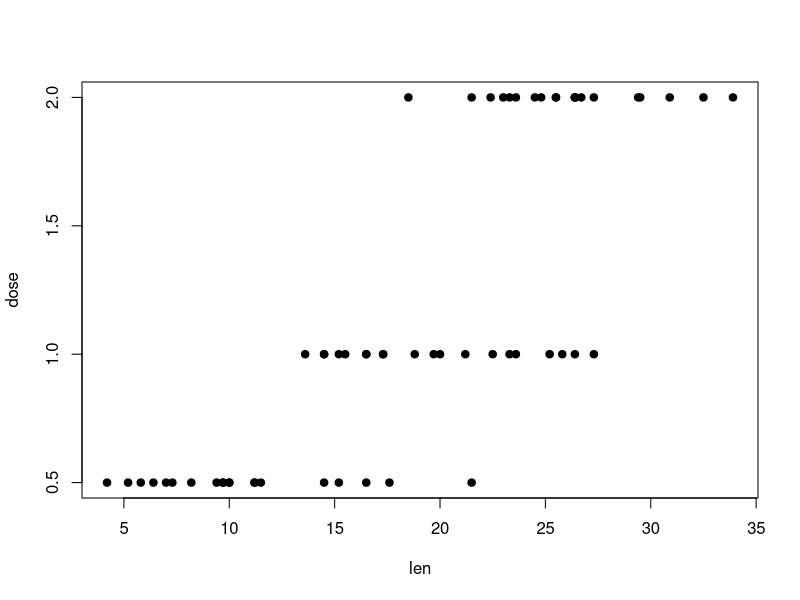
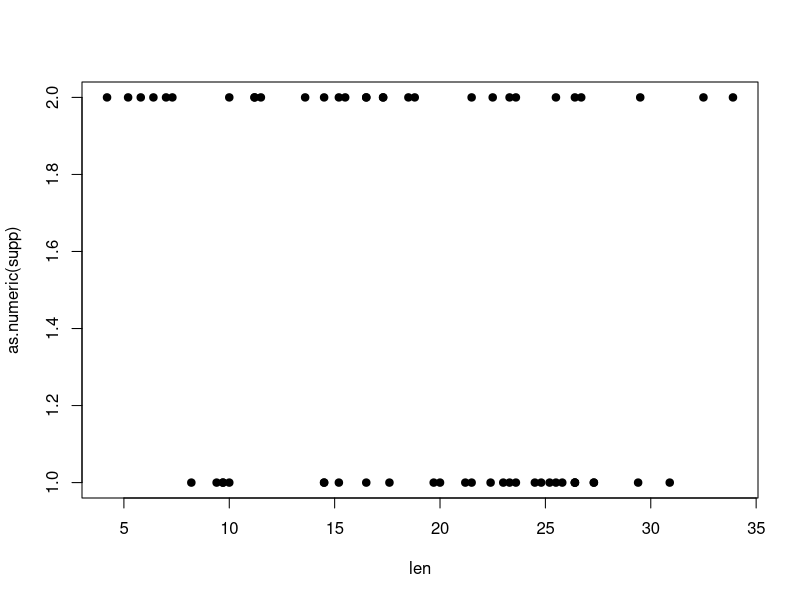
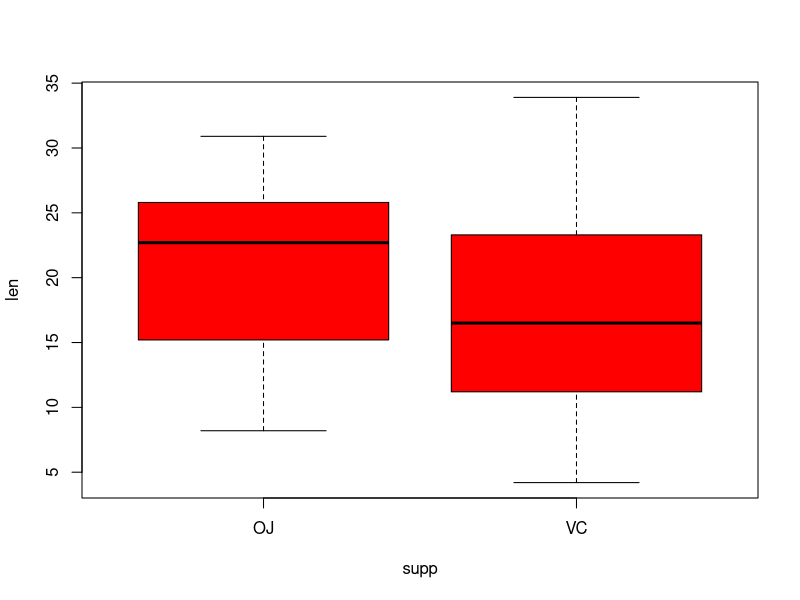
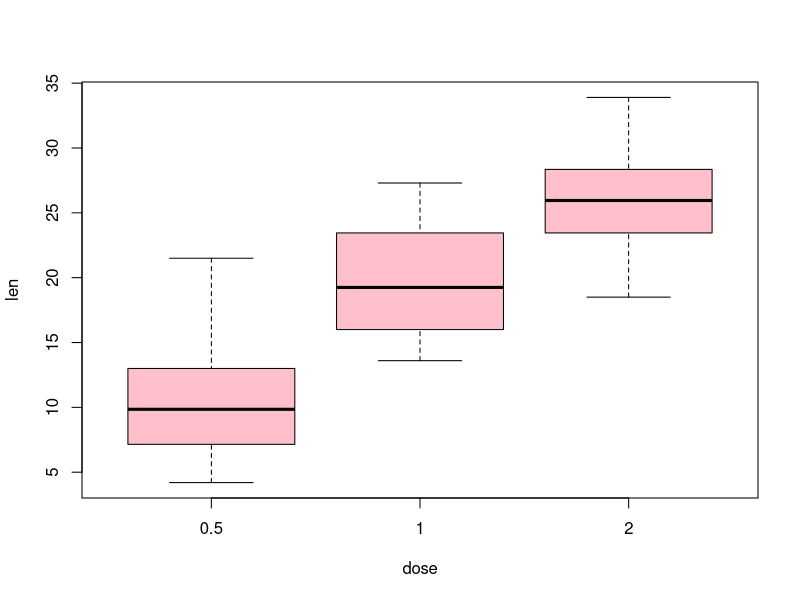
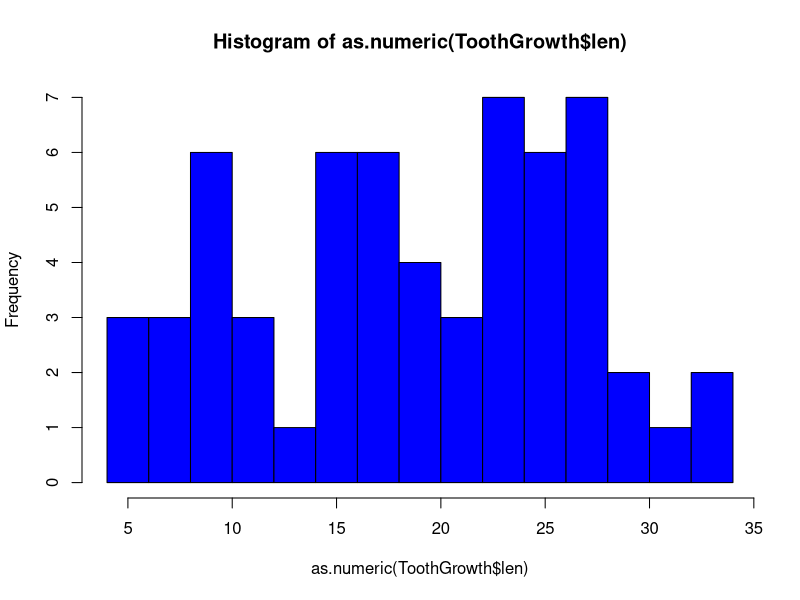

The R script that drew these images, in order:
data("ToothGrowth")

str(ToothGrowth)

head(ToothGrowth)

summary(ToothGrowth)


plot(dose~len,data = ToothGrowth,pch=19)

plot(as.numeric(supp)~len,data = ToothGrowth,pch=19)

boxplot(len~supp,data = ToothGrowth,col="red")

boxplot(len~dose,data = ToothGrowth,col="pink")

hist(as.numeric(ToothGrowth$len),col = "blue",breaks=15)

t.test(len ~ supp, ToothGrowth[ToothGrowth$dose == .5, ])

t.test(len ~ supp, ToothGrowth[ToothGrowth$dose == 1, ])

t.test(len ~ supp, ToothGrowth[ToothGrowth$dose == 2, ])










